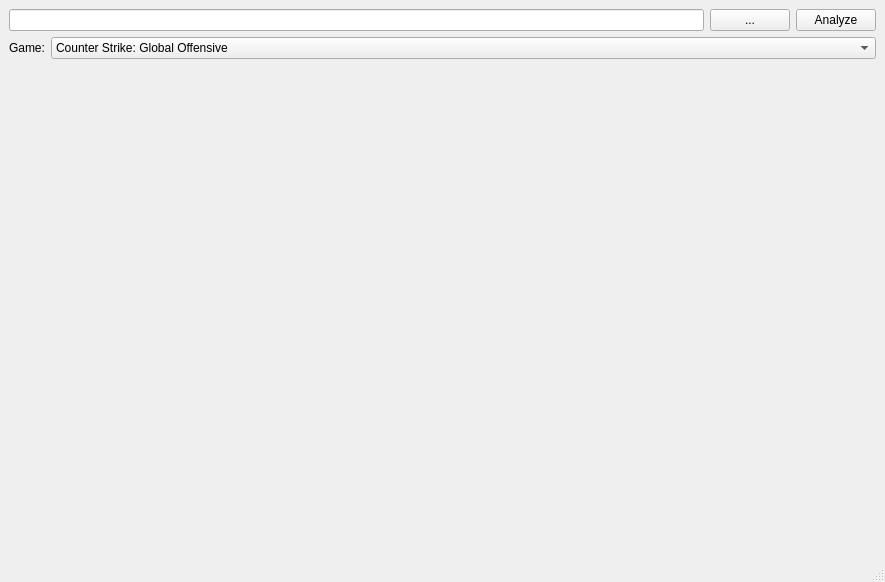
<?xml version="1.0" encoding="UTF-8"?>
<ui version="4.0">
 <class>MainWindow</class>
 <widget class="QMainWindow" name="MainWindow">
  <property name="geometry">
   <rect>
    <x>0</x>
    <y>0</y>
    <width>885</width>
    <height>582</height>
   </rect>
  </property>
  <property name="windowTitle">
   <string>MainWindow</string>
  </property>
  <widget class="QWidget" name="centralwidget">
   <layout class="QVBoxLayout" name="verticalLayout" stretch="0,0,3">
    <item>
     <layout class="QHBoxLayout" name="horizontalLayout_2">
      <item>
       <widget class="QLineEdit" name="txtFileName"/>
      </item>
      <item>
       <widget class="QPushButton" name="buttonBrowse">
        <property name="text">
         <string>...</string>
        </property>
       </widget>
      </item>
      <item>
       <widget class="QPushButton" name="buttonStart">
        <property name="text">
         <string>Analyze</string>
        </property>
       </widget>
      </item>
     </layout>
    </item>
    <item>
     <layout class="QHBoxLayout" name="horizontalLayout_3">
      <item>
       <widget class="QLabel" name="label">
        <property name="sizePolicy">
         <sizepolicy hsizetype="Fixed" vsizetype="Preferred">
          <horstretch>0</horstretch>
          <verstretch>0</verstretch>
         </sizepolicy>
        </property>
        <property name="text">
         <string>Game:</string>
        </property>
       </widget>
      </item>
      <item>
       <widget class="QComboBox" name="comboGame">
        <property name="insertPolicy">
         <enum>QComboBox::InsertAtBottom</enum>
        </property>
        <item>
         <property name="text">
          <string>Counter Strike: Global Offensive</string>
         </property>
        </item>
        <item>
         <property name="text">
          <string>Overwatch</string>
         </property>
        </item>
        <item>
         <property name="text">
          <string>Fortnite</string>
         </property>
        </item>
       </widget>
      </item>
     </layout>
    </item>
    <item>
     <widget class="QWidget" name="widget" native="true"/>
    </item>
   </layout>
  </widget>
  <widget class="QMenuBar" name="menubar">
   <property name="geometry">
    <rect>
     <x>0</x>
     <y>0</y>
     <width>885</width>
     <height>21</height>
    </rect>
   </property>
  </widget>
  <widget class="QStatusBar" name="statusbar"/>
 </widget>
 <resources/>
 <connections/>
</ui>
